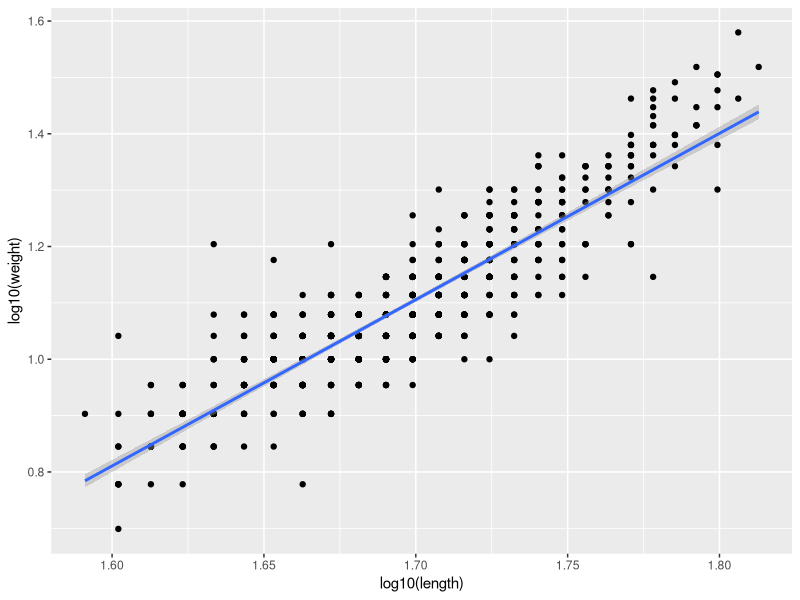

This chart was generated by the following R code:
## ---- chunk 1
library(tidyverse)
## ---- chunk 2
read_csv(here::here("data", "clean", "frog_translocation.csv")) %>% 
ggplot(aes(x = log10(length), y = log10(weight))) +
  geom_point() +
  geom_smooth(method = lm)
